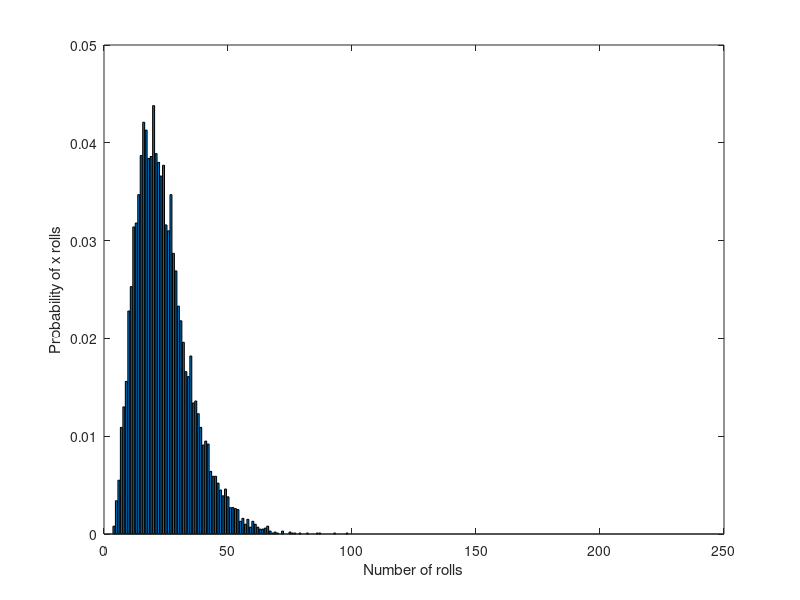

Reproduce this figure in MATLAB.
%The number of rolls until you get four '3's.

N = 10000; %Sample size, i.e., number of experiments
M = 200; %Number of throws in each experiment 
p = 1/6; %Probability of getting 3 from rolling a 6-sided die
x = zeros(N,1); 

for i = 1:N
n = 0; %Reset the total throws before getting a 3 for each experiment
x(i) = M; %Initialize the no. of rolls b4 getting a 3 to max no. of throws
    for j = 1:M
        if (rand < p)
            n = n + 1;
            if (n==4) 
                x(i) = j;
            end
        end
    end
end


%Plotting
f = zeros(M,1);
for i = 1:M 
    f(i) = sum(x==i);
end

bar (f/N)
xlabel('Number of rolls');
ylabel('Probability of x rolls');

